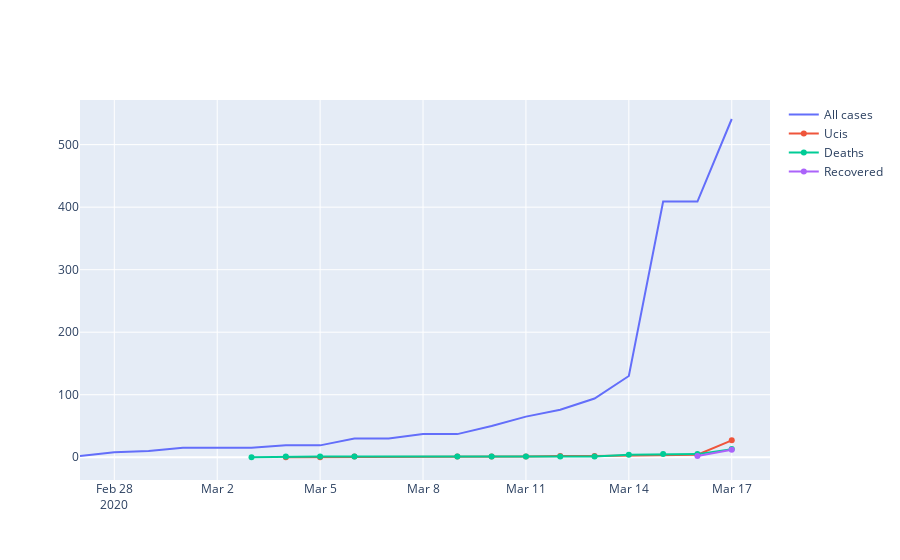
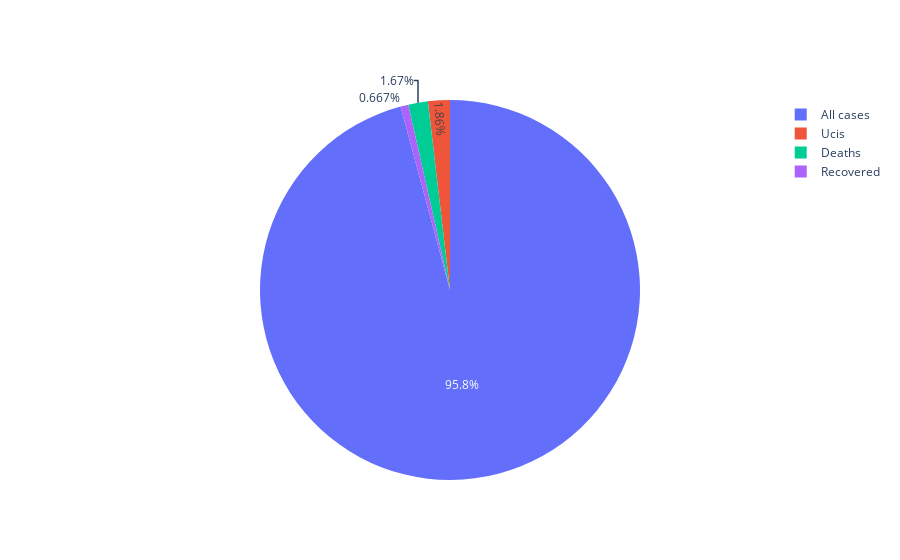
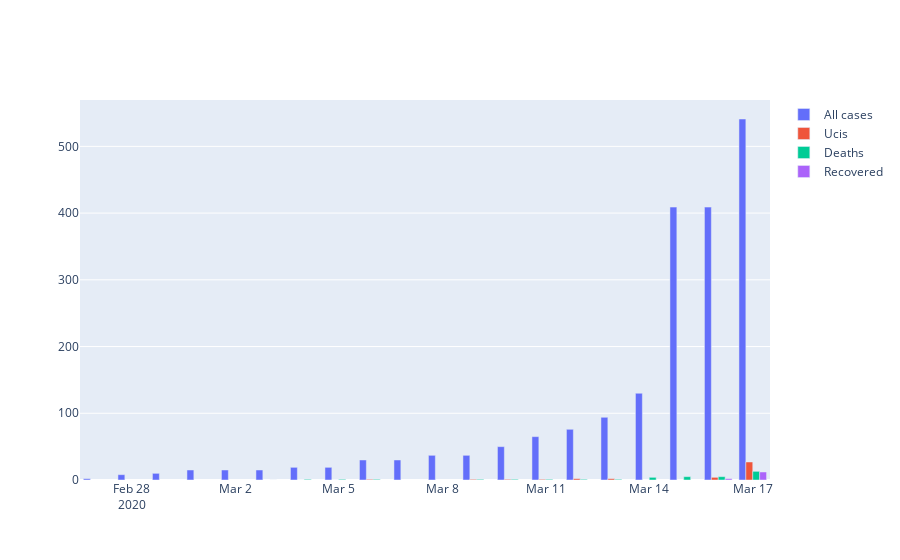

Notebook code for these charts, in order:
### Code cell
ca = 'C. Valenciana'

############# Line

fig_line = go.Figure()
fig_line = go.Figure(data=[
    go.Scatter(y=df_cases[ca], x=df_cases.index, name="All cases"),
    go.Scatter(y=df_uci[ca], x=df_uci.index, name="Ucis"),
    go.Scatter(y=df_deaths[ca], x=df_deaths.index, name="Deaths"),
    go.Scatter(y=df_recovered[ca], x=df_recovered.index, name="Recovered"),
])
fig_line.show()

############# PIE

labels = ['All cases','Ucis','Deaths', 'Recovered']
values = [df_cases[ca].sum(), df_uci[ca].sum(), df_deaths[ca].sum(), df_recovered[ca].sum()]

fig_pie = go.Figure(data=[go.Pie(labels=labels, values=values)])
fig_pie.show()

############# HIST

fig_hist = go.Figure(data=[
    go.Bar(y=df_cases[ca], x=df_cases.index, name="All cases"),
    go.Bar(y=df_uci[ca], x=df_uci.index, name="Ucis"),
    go.Bar(y=df_deaths[ca], x=df_deaths.index, name="Deaths"),
    go.Bar(y=df_recovered[ca], x=df_recovered.index, name="Recovered"),
])
fig_hist.update_layout(barmode='group')
fig_hist.show()

### Figure 1 — Plotly figure (JSON) as saved in the notebook; plotly's stock layout.template omitted (floating-point values rounded to 4 significant figures)
{"data": [{"name": "All cases", "type": "scatter", "x": ["2020-02-27T00:00:00", "2020-02-28T00:00:00", "2020-02-29T00:00:00", "2020-03-01T00:00:00", "2020-03-02T00:00:00", "2020-03-03T00:00:00", "2020-03-04T00:00:00", "2020-03-05T00:00:00", "2020-03-06T00:00:00", "2020-03-07T00:00:00", "2020-03-08T00:00:00", "2020-03-09T00:00:00", "2020-03-10T00:00:00", "2020-03-11T00:00:00", "2020-03-12T00:00:00", "2020-03-13T00:00:00", "2020-03-14T00:00:00", "2020-03-15T00:00:00", "2020-03-16T00:00:00", "2020-03-17T00:00:00"], "y": [2, 8, 10, 15, 15, 15, 19, 19, 30, 30, 37, 37, 50, 65, 76, 94, 130, 409, 409, 541]}, {"name": "Ucis", "type": "scatter", "x": ["2020-03-04T00:00:00", "2020-03-05T00:00:00", "2020-03-06T00:00:00", "2020-03-09T00:00:00", "2020-03-10T00:00:00", "2020-03-11T00:00:00", "2020-03-12T00:00:00", "2020-03-13T00:00:00", "2020-03-16T00:00:00", "2020-03-17T00:00:00"], "y": [0, 0, 1, 1, 1, 1, 2, 2, 4, 27]}, {"name": "Deaths", "type": "scatter", "x": ["2020-03-03T00:00:00", "2020-03-04T00:00:00", "2020-03-05T00:00:00", "2020-03-06T00:00:00", "2020-03-09T00:00:00", "2020-03-10T00:00:00", "2020-03-11T00:00:00", "2020-03-12T00:00:00", "2020-03-13T00:00:00", "2020-03-14T00:00:00", "2020-03-15T00:00:00", "2020-03-16T00:00:00", "2020-03-17T00:00:00"], "y": [0, 1, 1, 1, 1, 1, 1, 1, 1, 4, 5, 5, 13]}, {"name": "Recovered", "type": "scatter", "x": ["2020-03-16T00:00:00", "2020-03-17T00:00:00"], "y": [2, 12]}], "layout": {}}

### Figure 2 — Plotly figure (JSON) as saved in the notebook; plotly's stock layout.template omitted (floating-point values rounded to 4 significant figures)
{"data": [{"labels": ["All cases", "Ucis", "Deaths", "Recovered"], "type": "pie", "values": [2011, 39, 35, 14]}], "layout": {}}

### Figure 3 — Plotly figure (JSON) as saved in the notebook; plotly's stock layout.template omitted (floating-point values rounded to 4 significant figures)
{"data": [{"name": "All cases", "type": "bar", "x": ["2020-02-27T00:00:00", "2020-02-28T00:00:00", "2020-02-29T00:00:00", "2020-03-01T00:00:00", "2020-03-02T00:00:00", "2020-03-03T00:00:00", "2020-03-04T00:00:00", "2020-03-05T00:00:00", "2020-03-06T00:00:00", "2020-03-07T00:00:00", "2020-03-08T00:00:00", "2020-03-09T00:00:00", "2020-03-10T00:00:00", "2020-03-11T00:00:00", "2020-03-12T00:00:00", "2020-03-13T00:00:00", "2020-03-14T00:00:00", "2020-03-15T00:00:00", "2020-03-16T00:00:00", "2020-03-17T00:00:00"], "y": [2, 8, 10, 15, 15, 15, 19, 19, 30, 30, 37, 37, 50, 65, 76, 94, 130, 409, 409, 541]}, {"name": "Ucis", "type": "bar", "x": ["2020-03-04T00:00:00", "2020-03-05T00:00:00", "2020-03-06T00:00:00", "2020-03-09T00:00:00", "2020-03-10T00:00:00", "2020-03-11T00:00:00", "2020-03-12T00:00:00", "2020-03-13T00:00:00", "2020-03-16T00:00:00", "2020-03-17T00:00:00"], "y": [0, 0, 1, 1, 1, 1, 2, 2, 4, 27]}, {"name": "Deaths", "type": "bar", "x": ["2020-03-03T00:00:00", "2020-03-04T00:00:00", "2020-03-05T00:00:00", "2020-03-06T00:00:00", "2020-03-09T00:00:00", "2020-03-10T00:00:00", "2020-03-11T00:00:00", "2020-03-12T00:00:00", "2020-03-13T00:00:00", "2020-03-14T00:00:00", "2020-03-15T00:00:00", "2020-03-16T00:00:00", "2020-03-17T00:00:00"], "y": [0, 1, 1, 1, 1, 1, 1, 1, 1, 4, 5, 5, 13]}, {"name": "Recovered", "type": "bar", "x": ["2020-03-16T00:00:00", "2020-03-17T00:00:00"], "y": [2, 12]}], "layout": {"barmode": "group"}}
